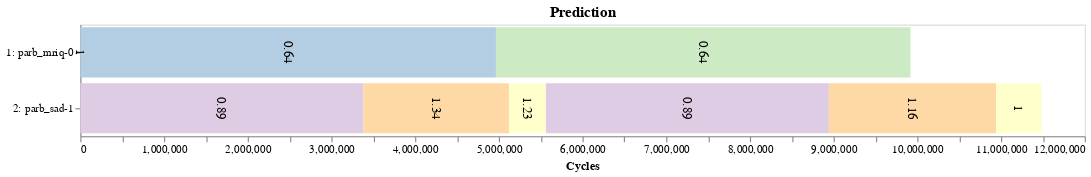

Here is the notebook cell this chart was saved with:
### Code cell
def show_widgets_best():
    display(best_dd)
    display(best_type_dd)
    display(best_btn)
    

def best_onclick(b):
    clear_output()
    show_widgets_best()
    
    # apps = best_dd.value.split('+')
    apps = re.split(r'-(?=\D)', best_dd.value)
           
    # Output LUT resource configuration 
    weighted = (best_type_dd.value == 'Global (weighted)')
    
    configs, interference = lut_configs.get_lut_matrix(apps, df_dynamic, weighted)

    headers = [const.gen_kernel_headers(apps[0]), const.gen_kernel_headers(apps[1])]
    
    lut_configs.pretty_print_matrix(apps, 'configs', configs, headers)
    lut_configs.pretty_print_matrix(apps, 'slowdown', interference, headers)
    print('\n')
   
    lut_configs.print_rsrc_usage(configs, headers, df_intra_index)
    print('\n')
    
    # Run simulation to predict final slowdown
    scaled_runtime, norm_ipc = lut_configs.predict_app(apps, interference, df_seq_index)
    
    row = pd.Series({'1_bench': apps[0], '2_bench': apps[1], 
                     'runtime': scaled_runtime, 'norm_ipc': norm_ipc})
    
    gen_altair.draw_altair_timeline(row, title='Prediction').display()  


best_dd = widgets.Dropdown(options=df_dynamic['pair_str'].unique(), description='Pair:')
best_type_dd = widgets.Dropdown(options=['Local', 'Global (weighted)'], value='Local', description='Type')
best_btn = widgets.Button(description='Best', button_style='info')


show_widgets_best()
best_btn.on_click(best_onclick)

### Figure 1 — Vega-Lite specification as saved in the notebook (floating-point values rounded to 4 significant figures)
{"config": {"view": {"continuousWidth": 400, "continuousHeight": 300}, "axis": {"grid": false}, "header": {"titleColor": "black", "titleFontSize": 14}}, "layer": [{"mark": "bar", "encoding": {"color": {"type": "nominal", "field": "kernel", "legend": null, "scale": {"scheme": "pastel1"}}, "x": {"type": "quantitative", "field": "start", "title": "Cycles"}, "x2": {"field": "end"}, "y": {"type": "nominal", "field": "stream", "sort": null}}, "height": 100, "title": "Prediction", "width": 900}, {"mark": {"type": "text", "align": "center", "angle": 90, "baseline": "middle", "color": "black", "fontSize": 12}, "encoding": {"text": {"type": "quantitative", "field": "norm"}, "x": {"type": "quantitative", "field": "position"}, "y": {"type": "nominal", "field": "stream", "sort": null, "title": null}}}], "data": {"name": "data-6e3afbc050cbba217992f15ede0a8006"}, "$schema": "https://vega.github.io/schema/vega-lite/v4.8.1.json", "datasets": {"data-6e3afbc050cbba217992f15ede0a8006": [{"start": 0, "end": 1283, "stream": "1: parb_mriq-0", "kernel": "1:1", "position": 641.5, "norm": 1.0}, {"start": 1283, "end": 4965213, "stream": "1: parb_mriq-0", "kernel": "1:2", "position": 2483000.0, "norm": 0.64}, {"start": 4965213, "end": 9918291, "stream": "1: parb_mriq-0", "kernel": "1:3", "position": 7442000.0, "norm": 0.64}, {"start": 0, "end": 3380444, "stream": "2: parb_sad-1", "kernel": "2:1", "position": 1690000.0, "norm": 0.89}, {"start": 3380444, "end": 5120718, "stream": "2: parb_sad-1", "kernel": "2:2", "position": 4251000.0, "norm": 1.34}, {"start": 5120718, "end": 5562044, "stream": "2: parb_sad-1", "kernel": "2:3", "position": 5341000.0, "norm": 1.23}, {"start": 5562044, "end": 8942745, "stream": "2: parb_sad-1", "kernel": "2:1", "position": 7252000.0, "norm": 0.89}, {"start": 8942745, "end": 10939951, "stream": "2: parb_sad-1", "kernel": "2:2", "position": 9941000.0, "norm": 1.16}, {"start": 10939951, "end": 11481816, "stream": "2: parb_sad-1", "kernel": "2:3", "position": 11210000.0, "norm": 1.0}]}}
